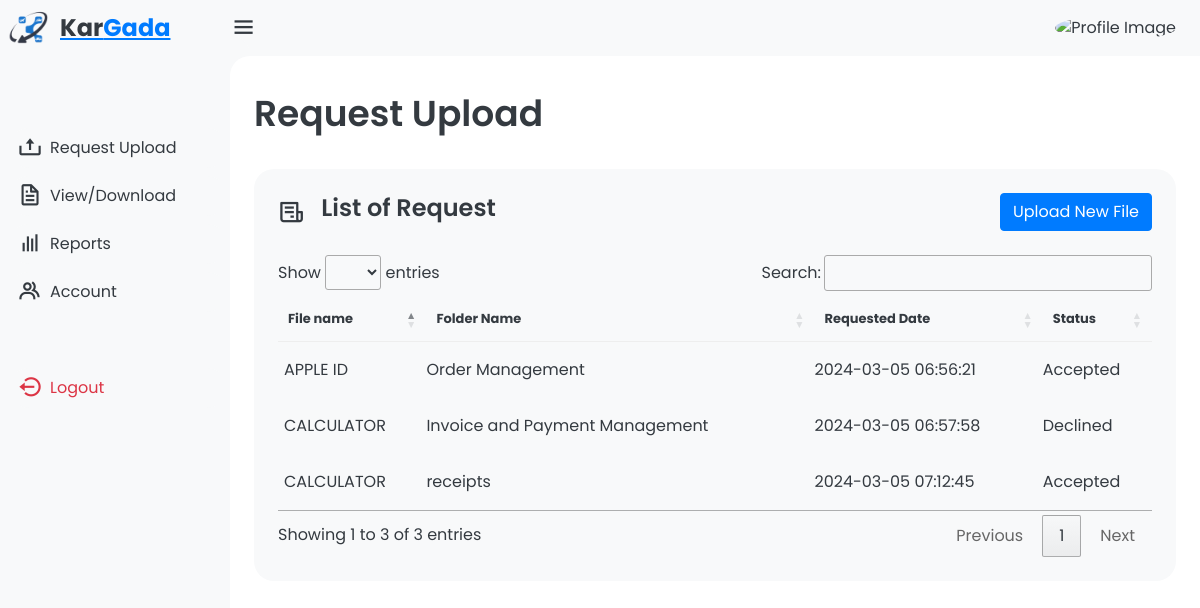
The app's page /users/inbound.php (signed in) with its own data.
### tables this page shows
CREATE TABLE `fms_g14_inbound` (
  `id` int(11) NOT NULL,
  `files_id` int(11) NOT NULL,
  `reason` varchar(255) NOT NULL,
  `status` varchar(50) NOT NULL
);

CREATE TABLE `fms_g14_files` (
  `id` int(11) NOT NULL,
  `name` varchar(200) NOT NULL,
  `description` text NOT NULL,
  `user_id` int(30) NOT NULL,
  `folder_id` int(30) NOT NULL,
  `file_type` varchar(50) NOT NULL,
  `file_path` varchar(255) DEFAULT NULL,
  `date_updated` datetime NOT NULL DEFAULT current_timestamp() ON UPDATE current_timestamp()
);

CREATE TABLE `fms_g14_folder` (
  `id` int(11) NOT NULL,
  `user_id` int(50) NOT NULL,
  `file_name` varchar(255) NOT NULL,
  `parent_id` int(50) NOT NULL,
  `created_at` timestamp NOT NULL DEFAULT current_timestamp() ON UPDATE current_timestamp()
);

### users/inbound.php (the view, shortened to what this page needs)
<?php
include '../config/db.php';
if (isset($_SESSION['id'])) {
    $userId = $_SESSION['id'];
} else {
    header("Location: ../login.php");
    exit();
}
$sql = "SELECT inbound.id, inbound.status, files.name, files.description, files.date_updated, folder.file_name
FROM fms_g14_inbound as inbound
INNER JOIN fms_g14_files as files ON inbound.files_id = files.id
INNER JOIN fms_g14_folder as folder ON files.folder_id = folder.id
WHERE files.user_id = ?";
$stmt = mysqli_prepare($con, $sql);
mysqli_stmt_bind_param($stmt, "i", $userId);
mysqli_stmt_execute($stmt);
mysqli_stmt_bind_result($stmt, $id, $status, $name, $description, $dateUpdated, $folder);
$records = array();
while (mysqli_stmt_fetch($stmt)) {
    $records[] = array(
        'id' => $id,
        'status' => $status,
        'name' => $name,
        'description' => $description,
        'date_updated' => $dateUpdated,
        'file_name' => $folder,
    );
}
?>
<!DOCTYPE html>
<html lang="en">
<head>
    <link href="https://stackpath.bootstrapcdn.com/bootstrap/4.5.2/css/bootstrap.min.css" rel="stylesheet">
    <link href='https://unpkg.com/boxicons@2.1.4/css/boxicons.min.css' rel='stylesheet'>
    <link rel="stylesheet" href="../assets/css/dashboard.css">
    <link rel="stylesheet" type="text/css" href="https://cdn.datatables.net/1.11.5/css/jquery.dataTables.css">
</head>
<body>
    <?php include '../config/userSidebar.php'?>
    <div class="content">
        <?php include '../config/userHeader.php'?>
        <main>
            <div class="header">
                <div class="left">
                    <h1>Request Upload</h1>
                </div>
            </div>
            <div class="bottom-data">
                <div class="orders">
                    <div class="header">
                        <i class='bx bx-receipt'></i>
                        <h3>List of Request</h3>
                        <button class="btn btn-primary" onclick="openAddFileModal()">Upload New File</button>
                    </div>
                    <table id="request-table">
                        <thead>
                            <tr>
                                <th>File name</th>
                                <th>Folder Name</th>
                                <th>Requested Date</th>
                                <th>Status</th>
                            </tr>
                        </thead>
                        <tbody>
                            <?php foreach ($records as $record): ?>
                                <tr>
                                    <td><?php echo pathinfo($record['name'], PATHINFO_FILENAME); ?></td>
                                    <td><?php echo $record['file_name']; ?></td>
                                    <td><?php echo $record['date_updated']; ?></td>
                                    <td><?php echo $record['status']; ?></td>
                                </tr>
                            <?php endforeach;?>
                        </tbody>
                    </table>
                </div>
            </div>
        </main>
    </div>
</body>
</html>

### assets/css/dashboard.css (style rules this page uses)
:root { --light: #f6f6f9; --primary: #1976D2; --light-primary: #CFE8FF; --grey: #eee; --dark-grey: #AAAAAA; --dark: #363949; --danger: #D32F2F; --light-danger: #FECDD3; --warning: #FBC02D; --light-warning: #FFF2C6; --success: #388E3C; --light-success: #BBF7D0; }
* { margin: 0; padding: 0; box-sizing: border-box; font-family: 'Poppins', sans-serif; }
.bx { font-size: 1.7rem; }
html { overflow-x: hidden; }
body { background: var(--grey); overflow-x: hidden; }
.content { position: relative; width: calc(100% - 230px); left: 230px; transition: all 0.3s ease; }
.content main { width: 100%; padding: 36px 24px; max-height: calc(100vh - 56px); }
.content main .header { display: flex; align-items: center; justify-content: space-between; grid-gap: 16px; flex-wrap: wrap; }
.content main .header .left h1 { font-size: 36px; font-weight: 600; margin-bottom: 10px; color: var(--dark); }
.content main .bottom-data { display: flex; flex-wrap: wrap; grid-gap: 24px; margin-top: 24px; width: 100%; color: var(--dark); }
.content main .bottom-data>div { border-radius: 20px; background: var(--light); padding: 24px; overflow-x: auto; }
.content main .bottom-data .header { display: flex; align-items: center; grid-gap: 16px; margin-bottom: 24px; }
.content main .bottom-data .header h3 { margin-right: auto; font-size: 24px; font-weight: 600; }
.content main .bottom-data .header .bx { cursor: pointer; }
.content main .bottom-data .orders { flex-grow: 1; flex-basis: 500px; }
.content main .bottom-data .orders table { width: 100%; border-collapse: collapse; }
.content main .bottom-data .orders table th { padding-bottom: 12px; font-size: 13px; text-align: left; border-bottom: 1px solid var(--grey); }
.content main .bottom-data .orders table td { padding: 16px 0; }
.content main .bottom-data .orders table tr td:first-child { display: flex; align-items: center; grid-gap: 12px; padding-left: 6px; }
.content main .bottom-data .orders table tbody tr { cursor: pointer; transition: all 0.3s ease; }

### records on screen
fms_g14_inbound: files.name "APPLE ID", fms_g14_folder.file_name "Order Management", files.date_updated "2024-03-05 06:56:21", status "Accepted"
fms_g14_inbound: files.name "CALCULATOR", fms_g14_folder.file_name "Invoice and Payment Management", files.date_updated "2024-03-05 06:57:58", status "Declined"
fms_g14_inbound: files.name "CALCULATOR", fms_g14_folder.file_name "receipts", files.date_updated "2024-03-05 07:12:45", status "Accepted"
